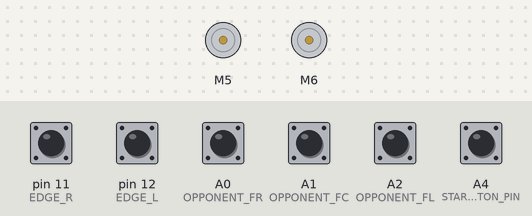
Recording of a sketch running on a simulated Arduino Uno, built with avr-gcc and run on an emulated ATmega328P. On the bench: 2 × DC motor (green arrow = forward, orange = backward, longer = faster). The inputs (shaded band) are chosen by the test bench; at power-on: A0 (OPPONENT_FR), A1 (OPPONENT_FC), A2 (OPPONENT_FL), A4 (START_BUTTON_PIN), pin 11 (EDGE_R), pin 12 (EDGE_L) HIGH. What the sketch prints to the serial monitor is not drawn.

Above: at 0.8 s.
0.9 s: A4 (START_BUTTON_PIN) pulled LOW for 0.15 s
At 3.1 s:
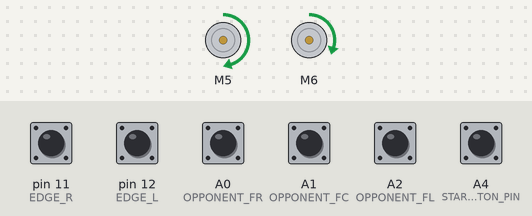
3.5 s: pin 11 (EDGE_R) pulled LOW for 0.15 s
5.8 s: pin 12 (EDGE_L) pulled LOW for 1 s
8.9 s: A0 (OPPONENT_FR) pulled LOW for 0.15 s
At 9.05 s:
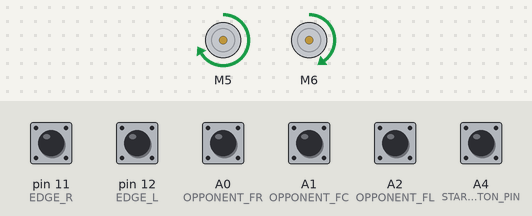
10.6 s: A1 (OPPONENT_FC) pulled LOW for 0.15 s
At 11.6 s:
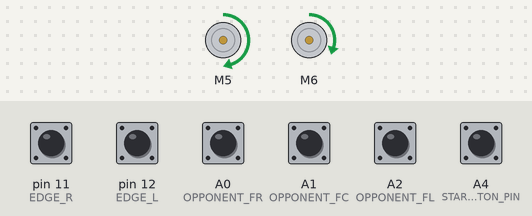
12.2 s: A2 (OPPONENT_FL) pulled LOW for 0.15 s
At 12.34 s:
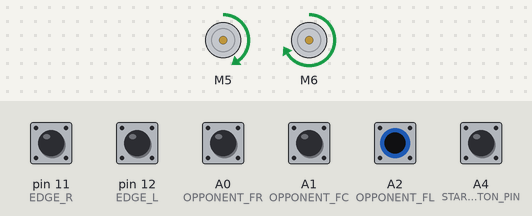
Timing chart, 0 to 14.9 s (numbered marks = the images above; inputs shaded):
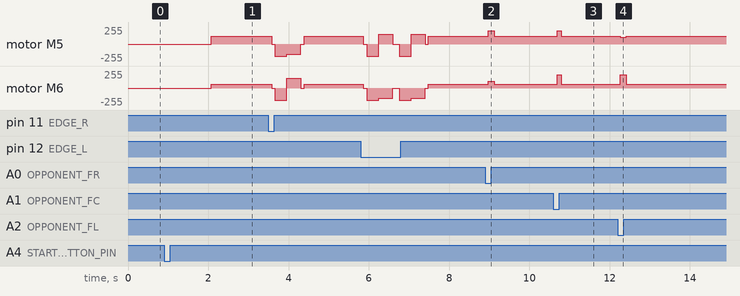

The sketch:

04-application-extension.ino
```cpp
/*******************************************************************************
 * 04 — Application Extension: Serial Debug Mode
 * Cytron URC10 Sumo Robot Controller
 *
 * PURPOSE:
 * Extends the basic sumo behaviour from 03-basic-sumo-behavior.ino
 * by adding a Serial Debug Mode.
 *
 * When Serial Debug Mode is ON, the robot prints to the Serial Monitor
 * every loop iteration to tell you exactly what it is doing and why.
 * This is extremely useful for understanding your robot's decision-making
 * and for identifying sensor or logic problems.
 *
 * TESTING STEPS:
 * -----------------------------------------------------------------------
 * Step 1: Run 01-motor-test.ino and 02-sensor-test.ino first.
 * Step 2: Set DEBUG_MODE to true (see below).
 * Step 3: Upload this sketch.
 * Step 4: Open Serial Monitor at 9600 baud.
 * Step 5: Lift the robot off the ground and press the Start button.
 * Step 6: Trigger sensors by hand and watch the Serial Monitor
 *         report which condition was matched and what the robot did.
 * Step 7: Once you are happy, set DEBUG_MODE to false for competition use
 *         (printing to Serial Monitor adds a small delay each loop).
 * -----------------------------------------------------------------------
 *
 * LEARNING NOTE — ADJUSTABLE SEARCH SPEED:
 * This example also demonstrates how to use a named constant for search speed,
 * so you can try different values without hunting through the code.
 * Change SEARCH_SPEED below and re-upload to see the difference.
 *
 * ⚠️ D4, D5, D6, D7 are reserved for the motor driver — DO NOT reassign them.
 *
 * HARDWARE: Cytron URC10 Sumo Robot Controller
 * BOARD:    Arduino Uno (select in Arduino IDE)
 * LIBRARY:  Cytron Motor Drivers Library
 *******************************************************************************/

#include <CytronMotorDriver.h>

// --- Debug Mode ---
// Set to true to print robot state to Serial Monitor each loop.
// Set to false to disable debug output (e.g. for competition use).
#define DEBUG_MODE true

// --- Pin Definitions ---
#define LED0              0   // Onboard LED 0 (active-low: LOW = ON)
#define LED1              1   // Onboard LED 1 (active-low: LOW = ON)
//
// START_BUTTON_PIN = A4
// This is the standard pin for the 1KG Autonomous Sumo Robot Starter Kit wiring guide.
// If you wired your button to D13 (legacy sample code) or D2, change A4 below to match.
#define START_BUTTON_PIN  A4  // Start / stop button (active-low)
#define EDGE_L            12  // Left edge sensor   (active-low)
#define EDGE_R            11  // Right edge sensor  (active-low)
#define OPPONENT_FR       A0  // Front-right opponent sensor (active-low)
#define OPPONENT_FC       A1  // Front-center opponent sensor (active-low)
#define OPPONENT_FL       A2  // Front-left opponent sensor (active-low)

// --- Speed Settings ---
// ✏️ You can change these values to tune your robot:
#define ATTACK_SPEED  200  // Speed when charging at opponent (0–255)
#define SEARCH_SPEED  120  // Speed during circular search     (0–255)
//     Try SEARCH_SPEED = 80 for a slower, wider scan arc.
//     Try SEARCH_SPEED = 160 for a faster, tighter scan arc.
#define REVERSE_SPEED 180  // Speed when reversing from edge   (0–255)

// --- Motor Objects ---
// Motor Left  (Motor 1): PWM = D5, Direction = D4
// Motor Right (Motor 2): PWM = D6, Direction = D7
CytronMD motorL(PWM_DIR, 5, 4);
CytronMD motorR(PWM_DIR, 6, 7);


/*******************************************************************************
 * debugPrint()
 * Prints a message to the Serial Monitor — but ONLY if DEBUG_MODE is true.
 * If DEBUG_MODE is false, this function does nothing.
 *
 * Parameters:
 *   message — what to print (e.g. "SEARCHING")
 *******************************************************************************/
void debugPrint(const char* message) {
  if (DEBUG_MODE) {
    Serial.println(message);
  }
}


/*******************************************************************************
 * setup()
 * Configure pins, start Serial if debug mode is on, wait for Start button.
 *******************************************************************************/
void setup() {
  pinMode(START_BUTTON_PIN, INPUT_PULLUP);
  pinMode(EDGE_L,      INPUT_PULLUP);
  pinMode(EDGE_R,      INPUT_PULLUP);
  pinMode(OPPONENT_FL, INPUT_PULLUP);
  pinMode(OPPONENT_FC, INPUT_PULLUP);
  pinMode(OPPONENT_FR, INPUT_PULLUP);
  pinMode(LED0, OUTPUT);
  pinMode(LED1, OUTPUT);

  digitalWrite(LED0, HIGH);
  digitalWrite(LED1, HIGH);

  motorL.setSpeed(0);
  motorR.setSpeed(0);

  // Start Serial Monitor only if debug mode is enabled.
  if (DEBUG_MODE) {
    Serial.begin(9600);
    Serial.println("=== URC10 Serial Debug Mode ON ===");
    Serial.println("Waiting for Start button...");
    Serial.println();
  }

  // --- Wait for Start Button ---
  while (digitalRead(START_BUTTON_PIN) == HIGH) {
    digitalWrite(LED1, digitalRead(EDGE_L));
    digitalWrite(LED0, digitalRead(EDGE_R));
  }
  while (digitalRead(START_BUTTON_PIN) == LOW);

  // LEDs on = match starting.
  digitalWrite(LED0, LOW);
  digitalWrite(LED1, LOW);

  debugPrint("Button pressed. Starting in 1 second...");

  // Start delay — change to 5000 for competitions.
  delay(1000);

  debugPrint("GO!");
  debugPrint("------------------------------------------");
}


/*******************************************************************************
 * loop()
 * Main game loop with Serial debug output on every decision.
 *******************************************************************************/
void loop() {

  // =========================================================================
  // PRIORITY 1: Edge Detection
  // =========================================================================

  if (digitalRead(EDGE_L) == LOW) {
    debugPrint("[EDGE LEFT]  Reversing and turning RIGHT.");

    motorL.setSpeed(0);
    motorR.setSpeed(0);
    delay(80);

    motorL.setSpeed(-REVERSE_SPEED);
    motorR.setSpeed(-REVERSE_SPEED);
    delay(300);

    motorL.setSpeed(150);
    motorR.setSpeed(-150);
    delay(350);

    motorL.setSpeed(0);
    motorR.setSpeed(0);
    delay(80);
  }

  else if (digitalRead(EDGE_R) == LOW) {
    debugPrint("[EDGE RIGHT] Reversing and turning LEFT.");

    motorL.setSpeed(0);
    motorR.setSpeed(0);
    delay(80);

    motorL.setSpeed(-REVERSE_SPEED);
    motorR.setSpeed(-REVERSE_SPEED);
    delay(300);

    motorL.setSpeed(-150);
    motorR.setSpeed(150);
    delay(350);

    motorL.setSpeed(0);
    motorR.setSpeed(0);
    delay(80);
  }

  // =========================================================================
  // PRIORITY 2: Opponent Detection
  // Debug mode also tells you WHICH sensor fired.
  // =========================================================================

  else if (digitalRead(OPPONENT_FC) == LOW) {
    debugPrint("[ATTACK FC]  Opponent FRONT CENTER — charging straight!");
    motorL.setSpeed(ATTACK_SPEED);
    motorR.setSpeed(ATTACK_SPEED);
  }

  else if (digitalRead(OPPONENT_FL) == LOW) {
    debugPrint("[ATTACK FL]  Opponent FRONT LEFT — curving left.");
    motorL.setSpeed(ATTACK_SPEED / 2);
    motorR.setSpeed(ATTACK_SPEED);
  }

  else if (digitalRead(OPPONENT_FR) == LOW) {
    debugPrint("[ATTACK FR]  Opponent FRONT RIGHT — curving right.");
    motorL.setSpeed(ATTACK_SPEED);
    motorR.setSpeed(ATTACK_SPEED / 2);
  }

  // =========================================================================
  // PRIORITY 3: Search
  // =========================================================================

  else {
    debugPrint("[SEARCH]     No opponent. Scanning...");
    // Arc slowly clockwise: left motor faster than right.
    motorL.setSpeed(SEARCH_SPEED);
    motorR.setSpeed(SEARCH_SPEED / 2);
  }

  // =========================================================================
  // EMERGENCY STOP
  // =========================================================================

  if (digitalRead(START_BUTTON_PIN) == LOW) {
    debugPrint("[STOP]  Button pressed. Halting.");
    motorL.setSpeed(0);
    motorR.setSpeed(0);
    digitalWrite(LED0, HIGH);
    digitalWrite(LED1, HIGH);
    while (1);
  }
}
```

Measured:
- after the input at 0.9 s, motor M5: stopped → forward 120/255 after 1.2 s; motor M6: stopped → forward 60/255 after 1.2 s
- after the input at 8.9 s, motor M5: forward 120/255 → forward 200/255 after 0.08 s, → forward 120/255 0.15 s later; motor M6: forward 60/255 → forward 100/255 after 0.08 s, → forward 60/255 0.15 s later
- after the input at 10.6 s, motor M5: forward 120/255 → forward 200/255 after 0.09 s, → forward 120/255 0.10 s later; motor M6: forward 60/255 → forward 200/255 after 0.09 s, → forward 60/255 0.10 s later
- after the input at 12.2 s, motor M5: forward 120/255 → forward 100/255 after 0.07 s, → forward 120/255 0.15 s later; motor M6: forward 60/255 → forward 200/255 after 0.07 s, → forward 60/255 0.15 s later
